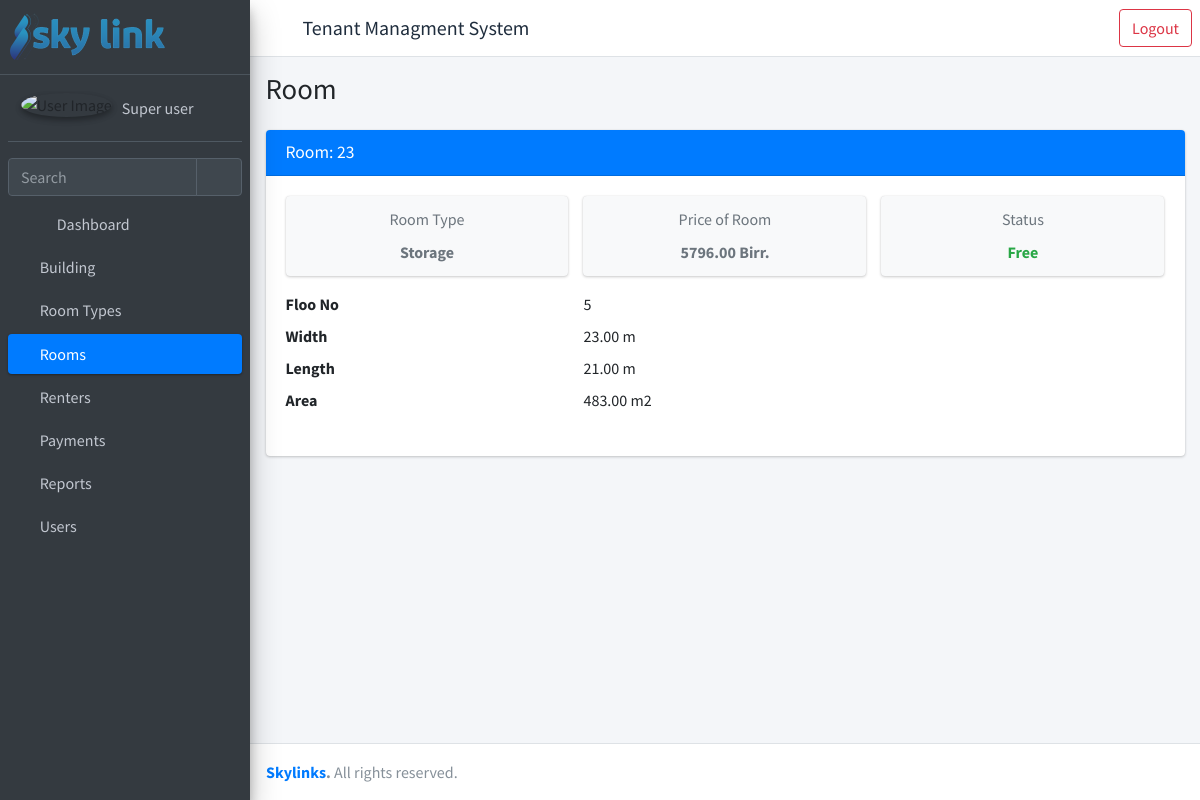
The app's page /detail-room/7/ (signed in), older data.
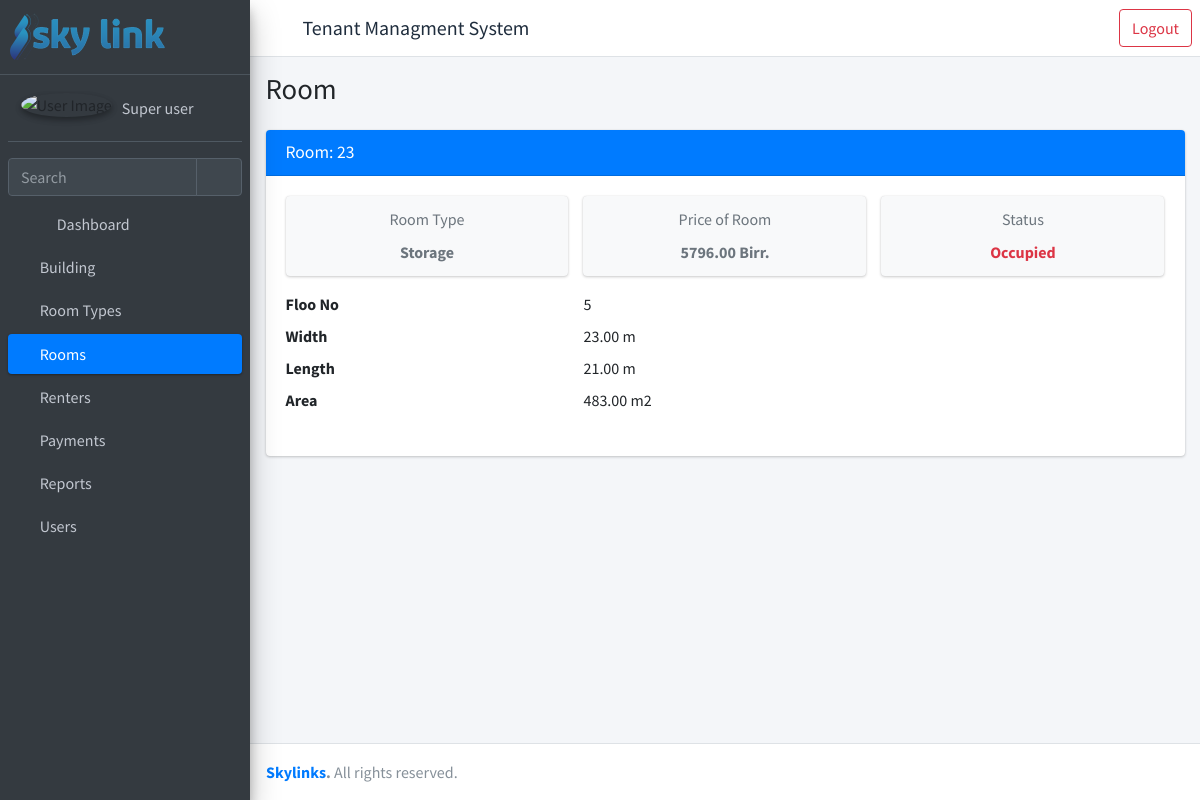
The same page, newer data.
### rent/views.py (the view)
# urls.py: path("detail-room/<int:pk>/", views.RoomDetailView.as_view(), name="detail-room"),
class RoomDetailView(LoginRequiredMixin, RoomViewPermissionMixin, DetailView):
    model = Room
    login_required = True
    template_name = "rent/detail.html"
    def get_context_data(self, **kwargs):
        context = super().get_context_data(**kwargs)
        context["title"] = "Room"
        context["open"] = "room"
        return {**context, **permissions(self.request)}

### rent/models.py (called while the page is built)
    def __str__(self):
        return self.room_type

### templates/rent/detail.html (shortened to what the changed rows need)
{% extends 'rent/homepage.html' %}
{% block main_page %}
<div class="content">
    <div class="container-fluid">
        <div class="card">
            {% if obj_model == 'renter' %}
            <div class="card-header bg-primary">
                <h3 class="card-title">
                    Renter: {{object.full_name}}
                </h3>
            </div>
            <div class="card-body">
                <div class="row">
                    <div class="col-12 col-sm-4">
                        <div class="info-box bg-light">
                            <div class="info-box-content">
                                <span class="info-box-text text-center text-muted">
                                    Room
                                </span>
                                <span class="info-box-number text-center text-muted">
                                    {{object.room}}
                                </span>
                            </div>
                        </div>
                    </div>
                    <div class="col-12 col-sm-4">
                        <div class="info-box bg-light">
                            <div class="info-box-content">
                                <span class="info-box-text text-center text-muted">
                                    Price of Room
                                </span>
                                <span class="info-box-number text-center text-muted">
                                    {{object.room.total_price}} Birr.
                                </span>
                            </div>
                        </div>
                    </div>
                    <div class="col-12 col-sm-4">
                        <div class="info-box bg-light">
                            <div class="info-box-content">
                                <span class="info-box-text text-center text-muted">
                                    Deposited Amount
                                </span>
                                <span class="info-box-number text-center text-muted">
                                        <span class="">{{object.deposited_amount}}</span>
                                </span>
                            </div>
                        </div>
                    </div>
                </div>
                <dl class="row">
                    <dt class="col-sm-4">
                        Room Type
                    </dt>
                    <dd class="col-sm-8">
                        {{ object.room.room_type}}
                    </dd>
                    <dt class="col-sm-4">
                        Date Admitted
                    </dt>
                    <dd class="col-sm-8">
                        {{ object.room.date_admitted }} m
                    </dd>
                    <dt class="col-sm-4">
                        Area
                    </dt>
                    <dd class="col-sm-8">
                        {{ object.room.area }} m2
                    </dd>
                </dl>
            </div>
            {% else %}
            <div class="card-body">
                <div class="row">
                    <div class="col-12 col-sm-4">
                        <div class="info-box bg-light">
                            <div class="info-box-content">
                                <span class="info-box-number text-center text-muted">
                                    {% if object.status == "occupied" %}
                                        <span class="text-danger">Occupied</span>
                                    {% else %}
                                        <span class="text-success">Free</span>
                                    {% endif %}
                                </span>
                            </div>
                        </div>
                    </div>
                </div>
            </div>
            {% endif %}
        </div>
    </div>
</div>
{% endblock main_page %}

Row changes from the older to the newer data that the page shows:
changed Room "Storage": status "vacant" → "occupied" (drawn)
Text that changed along with them:
text no longer shown: "Free"
text now shown: "Occupied"
